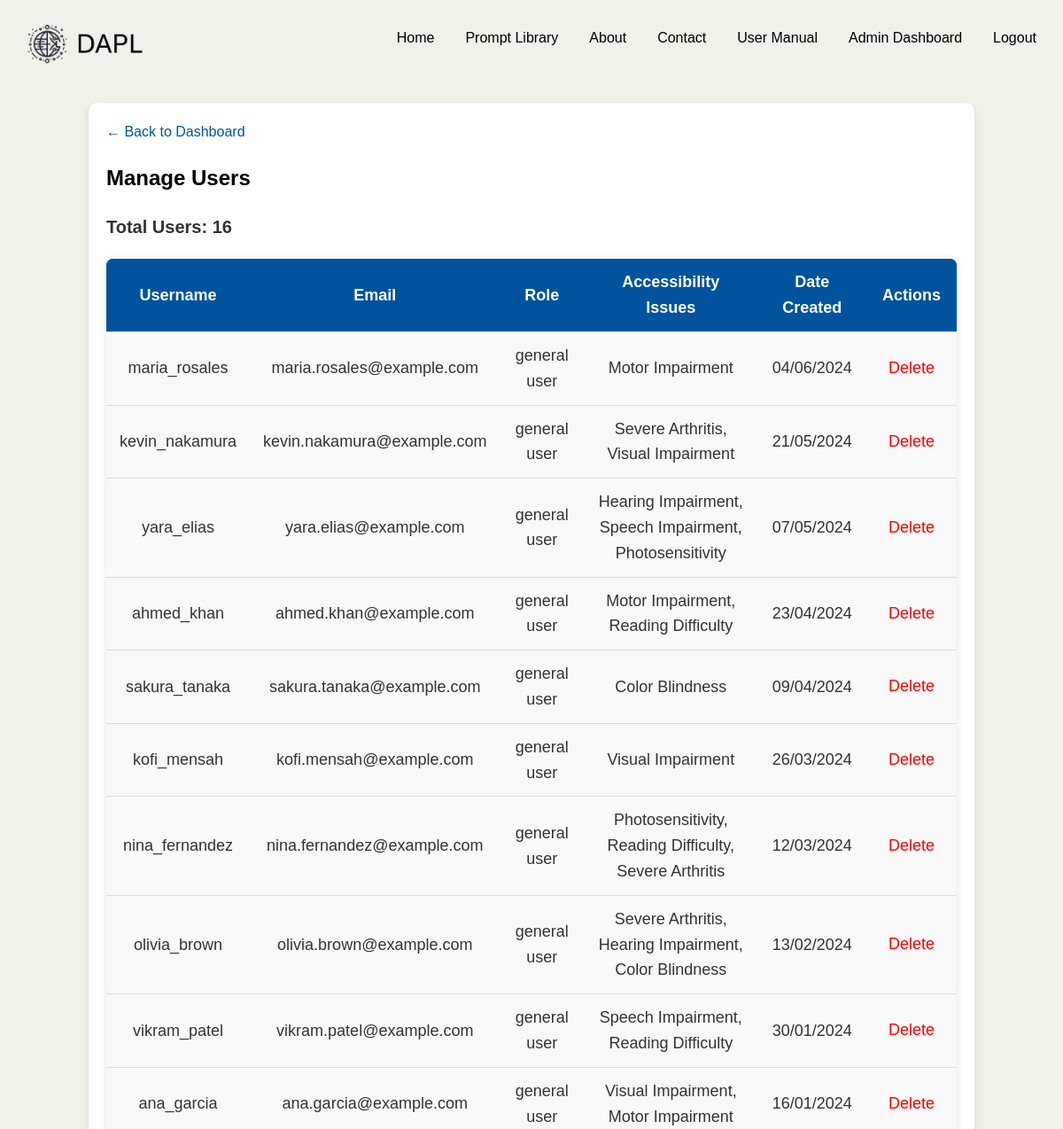
The page /manage_users.php (signed in, upper part) on the database as committed earlier.
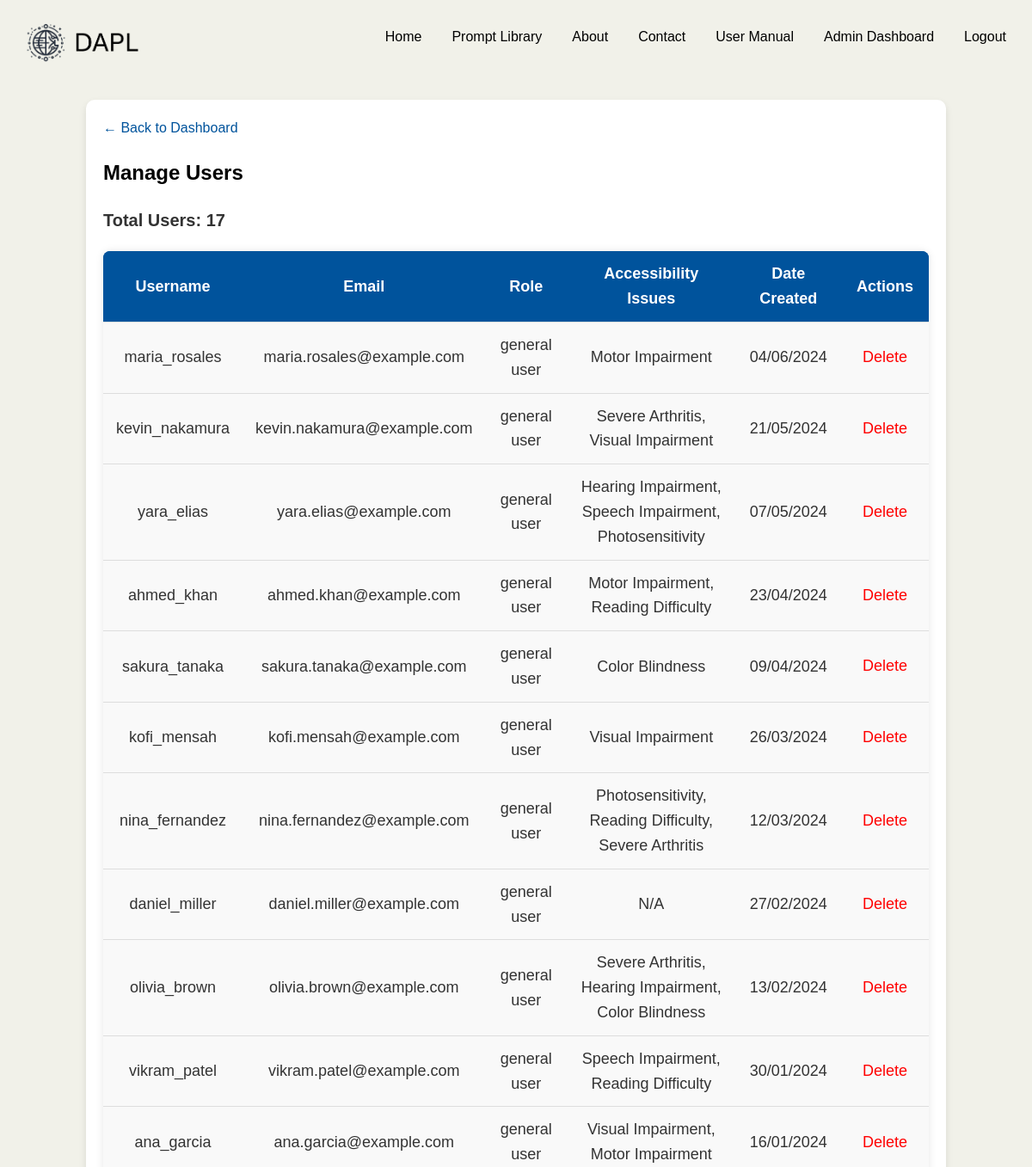
The same page on the database as committed later.
### tables this page shows
CREATE TABLE `users` (
  `user_id` int(11) NOT NULL,
  `username` varchar(50) NOT NULL,
  `email` varchar(100) NOT NULL,
  `password` varchar(255) NOT NULL,
  `date_created` timestamp NOT NULL DEFAULT current_timestamp(),
  `role` enum('general user','admin','developer') DEFAULT 'general user'
);

### manage_users.php (the view, shortened to what this page needs)
<?php
include('config.php');
$stmt = $conn->prepare("
    SELECT u.user_id, u.username, u.email, u.role,
           GROUP_CONCAT(ai.issue_name SEPARATOR ', ') AS accessibility_issues,
           DATE_FORMAT(u.date_created, '%d/%m/%Y') AS date_created
    FROM users u
    LEFT JOIN user_accessibility ua ON u.user_id = ua.user_id
    LEFT JOIN accessibility_issues ai ON ua.issue_id = ai.issue_id
    WHERE u.role != 'admin'
    GROUP BY u.user_id
    ORDER BY u.date_created DESC
");
$stmt->execute();
$result = $stmt->get_result();
$users = $result->fetch_all(MYSQLI_ASSOC);
$total_users = count($users);
?>
<!DOCTYPE html>
<html lang="en">
<head>
    <link rel="stylesheet" href="styles.css">
</head>
<body>
<?php include('header.php'); ?>
<div class="container">
    <a href="admin_dashboard.php" class="back-link">&larr; Back to Dashboard</a>
    <h1>Manage Users</h1>
    <p class="total-users">Total Users: <?= htmlspecialchars($total_users) ?></p>
    <table class="user-table">
        <thead>
            <tr>
                <th>Username</th>
                <th>Email</th>
                <th>Role</th>
                <th>Accessibility Issues</th>
                <th>Date Created</th>
                <th>Actions</th>
            </tr>
        </thead>
        <tbody>
            <?php foreach ($users as $user): ?>
            <tr>
                <td><?= htmlspecialchars($user['username'] ?? '') ?></td>
                <td><?= htmlspecialchars($user['email'] ?? '') ?></td>
                <td><?= htmlspecialchars($user['role'] ?? '') ?></td>
                <td><?= htmlspecialchars($user['accessibility_issues'] ?? 'N/A') ?></td>
                <td><?= htmlspecialchars($user['date_created'] ?? '') ?></td>
                <td>
                    <form id="deleteForm<?= htmlspecialchars($user['user_id']) ?>" method="POST" action="manage_users.php" style="display:inline;">
                        <button type="submit" name="delete_user" class="delete-btn">Delete</button>
                    </form>
                </td>
            </tr>
            <?php endforeach; ?>
        </tbody>
    </table>
</div>
</body>
</html>

### header.php (shortened to what this page needs)
<header>
    <a href="index.php">
        <img src="logo.png" alt="Digital Accessibility Project Logo" class="logo">
    </a>
    <nav>
        <a href="index.php">Home</a>
        <a href="library.php">Prompt Library</a>
        <a href="about.php">About</a>
        <a href="contact.php">Contact</a>
        <a href="manual.php">User Manual</a>
        <?php
        if (isset($_SESSION['user_id'])) {
            if ($_SESSION['role'] === 'admin') {
                echo '<a href="admin_dashboard.php">Admin Dashboard</a>';
            } else {
                echo '<a href="dashboard.php">Profile</a>';
            }
            echo '<a href="logout.php" onclick="return confirmLogout();">Logout</a>';
        } else {
            echo '<a href="login.php">Login</a>';
        }
        ?>
    </nav>
</header>

### styles.css (style rules this page uses)
header { background-color: #F1F1E9; color: white; padding: 20px; display: flex; text-align: left; margin-bottom: 20px; justify-content: space-between; }
header .logo { display: block; margin-right: auto; max-width: 150px; height: auto; }
body { font-family: Arial, sans-serif; background-color: #F1F1E9; color: #333; margin: 0; padding: 0; line-height: 1.6; }
nav { display: flex; gap: 15px; }
nav a { color: black; padding: 10px 10px; text-decoration: none; border-radius: 5px; }
.container { width: 80%; margin: auto; padding: 20px; background-color: white; border-radius: 8px; box-shadow: 0 0 10px rgba(0, 0, 0, 0.1); }
h1 { color: #413932; }
.container { max-width: 6000px; margin: 0 auto; padding: 20px; background-color: #ffffff; border-radius: 10px; box-shadow: 0 4px 8px rgba(0, 0, 0, 0.1); }
form { display: flex; flex-direction: column; }
button { padding: 10px 15px; background-color: #00539CFF; color: white; border: none; border-radius: 5px; cursor: pointer; }

### manage_users.php (style rules this page uses)
.user-table { width: 100%; border-collapse: collapse; margin: 20px 0; font-size: 18px; text-align: left; background-color: #f9f9f9; border-radius: 8px; overflow: hidden; box-shadow: 0 0 10px rgba(0, 0, 0, 0.1); }
.user-table thead { background-color: #00539CFF; color: white; }
.user-table th, .user-table td { padding: 12px 15px; border-bottom: 1px solid #ddd; }
.user-table th { text-align: center; background-color: #00539CFF; }
.user-table td { text-align: center; }
.delete-btn { background: none; border: none; color: red; cursor: pointer; font-size: 18px; padding: 5px 10px; border-radius: 5px; }
.total-users { font-weight: bold; font-size: 20px; margin-top: 20px; }
h1 { color: black; font-size: 24px; font-family: Arial, sans-serif; margin-bottom: 20px; }
.back-link { display: block; margin-bottom: 20px; font-size: 16px; color: #00539CFF; text-decoration: none; }

Rows that differ between the two databases and show on the page:
added users: username "daniel_miller", email "daniel.miller@example.com", role "general user", accessibility_issues "N/A", date_created "27/02/2024"
Other text that changed with them:
$total_users: "16" → "17"
